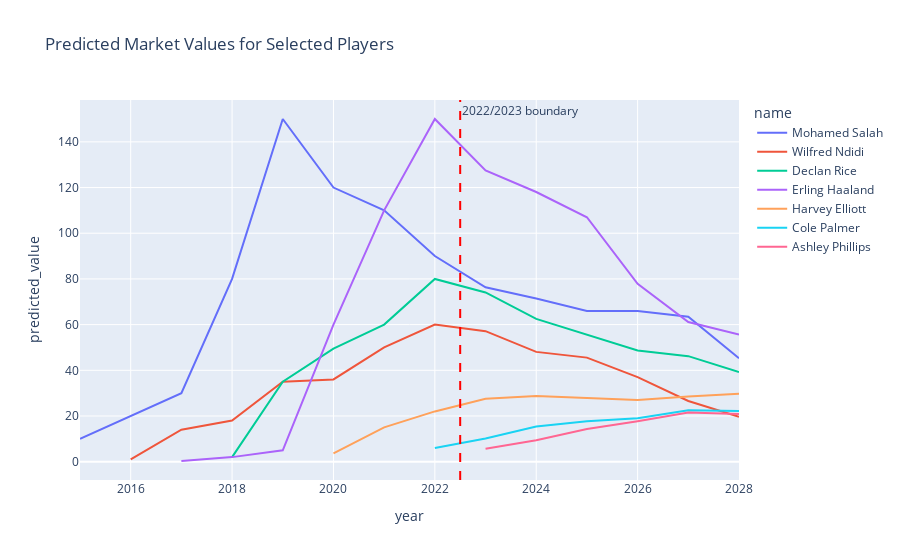

Notebook code for this chart:
### Code cell
players = [418560, 357662, 565822, 859951, 148455, 274839, 542580, 568177]
plot_player_value_trends(train_df=train_df, merged_df=merged, player_ids=players)

### Figure 1 — Plotly figure (JSON) as saved in the notebook; plotly's stock layout.template omitted (floating-point values rounded to 4 significant figures)
{"data": [{"customdata": [[22], [23], [24], [25], [27], [27], [28], [30], [30], [31], [32], [33], [34], [35]], "hovertemplate": "name=Mohamed Salah<br>year=%{x}<br>predicted_value=%{y}<br>age=%{customdata[0]}<extra></extra>", "legendgroup": "Mohamed Salah", "line": {"color": "#636efa", "dash": "solid"}, "marker": {"symbol": "circle"}, "mode": "lines", "name": "Mohamed Salah", "orientation": "v", "showlegend": true, "type": "scatter", "x": [2015, 2016, 2017, 2018, 2019, 2020, 2021, 2022, 2023, 2024, 2025, 2026, 2027, 2028], "xaxis": "x", "y": [10, 20, 30, 80, 150, 120, 110, 90, 76.35, 71.39, 65.99, 65.99, 63.47, 45.23], "yaxis": "y"}, {"customdata": [[19], [20], [21], [22], [23], [24], [25], [26], [27], [28], [29], [30], [31]], "hovertemplate": "name=Wilfred Ndidi<br>year=%{x}<br>predicted_value=%{y}<br>age=%{customdata[0]}<extra></extra>", "legendgroup": "Wilfred Ndidi", "line": {"color": "#EF553B", "dash": "solid"}, "marker": {"symbol": "circle"}, "mode": "lines", "name": "Wilfred Ndidi", "orientation": "v", "showlegend": true, "type": "scatter", "x": [2016, 2017, 2018, 2019, 2020, 2021, 2022, 2023, 2024, 2025, 2026, 2027, 2028], "xaxis": "x", "y": [1, 14, 18, 35, 36, 50, 60, 57.12, 48.07, 45.55, 37.0, 26.56, 19.64], "yaxis": "y"}, {"customdata": [[18], [20], [21], [22], [23], [24], [25], [26], [27], [28], [29]], "hovertemplate": "name=Declan Rice<br>year=%{x}<br>predicted_value=%{y}<br>age=%{customdata[0]}<extra></extra>", "legendgroup": "Declan Rice", "line": {"color": "#00cc96", "dash": "solid"}, "marker": {"symbol": "circle"}, "mode": "lines", "name": "Declan Rice", "orientation": "v", "showlegend": true, "type": "scatter", "x": [2018, 2019, 2020, 2021, 2022, 2023, 2024, 2025, 2026, 2027, 2028], "xaxis": "x", "y": [2, 35, 49.5, 60, 80, 74.08, 62.48, 55.44, 48.71, 46.2, 39.21], "yaxis": "y"}, {"customdata": [[17], [18], [18], [19], [20], [21], [22], [23], [24], [25], [26], [27]], "hovertemplate": "name=Erling Haaland<br>year=%{x}<br>predicted_value=%{y}<br>age=%{customdata[0]}<extra></extra>", "legendgroup": "Erling Haaland", "line": {"color": "#ab63fa", "dash": "solid"}, "marker": {"symbol": "circle"}, "mode": "lines", "name": "Erling Haaland", "orientation": "v", "showlegend": true, "type": "scatter", "x": [2017, 2018, 2019, 2020, 2021, 2022, 2023, 2024, 2025, 2026, 2027, 2028], "xaxis": "x", "y": [0.3, 2, 5, 60, 110, 150, 127.5, 118.0, 107.0, 77.82, 61.14, 55.67], "yaxis": "y"}, {"customdata": [[17], [17], [18], [20], [21], [22], [23], [24], [25]], "hovertemplate": "name=Harvey Elliott<br>year=%{x}<br>predicted_value=%{y}<br>age=%{customdata[0]}<extra></extra>", "legendgroup": "Harvey Elliott", "line": {"color": "#FFA15A", "dash": "solid"}, "marker": {"symbol": "circle"}, "mode": "lines", "name": "Harvey Elliott", "orientation": "v", "showlegend": true, "type": "scatter", "x": [2020, 2021, 2022, 2023, 2024, 2025, 2026, 2027, 2028], "xaxis": "x", "y": [3.6, 15, 22, 27.55, 28.73, 27.76, 27.01, 28.54, 29.74], "yaxis": "y"}, {"customdata": [[20], [21], [22], [23], [24], [25], [26]], "hovertemplate": "name=Cole Palmer<br>year=%{x}<br>predicted_value=%{y}<br>age=%{customdata[0]}<extra></extra>", "legendgroup": "Cole Palmer", "line": {"color": "#19d3f3", "dash": "solid"}, "marker": {"symbol": "circle"}, "mode": "lines", "name": "Cole Palmer", "orientation": "v", "showlegend": true, "type": "scatter", "x": [2022, 2023, 2024, 2025, 2026, 2027, 2028], "xaxis": "x", "y": [6, 10.11, 15.36, 17.75, 19.02, 22.48, 22.22], "yaxis": "y"}, {"customdata": [[17], [18], [19], [20], [21], [22]], "hovertemplate": "name=Ashley Phillips<br>year=%{x}<br>predicted_value=%{y}<br>age=%{customdata[0]}<extra></extra>", "legendgroup": "Ashley Phillips", "line": {"color": "#FF6692", "dash": "solid"}, "marker": {"symbol": "circle"}, "mode": "lines", "name": "Ashley Phillips", "orientation": "v", "showlegend": true, "type": "scatter", "x": [2023, 2024, 2025, 2026, 2027, 2028], "xaxis": "x", "y": [5.665, 9.407, 14.3, 17.71, 21.57, 20.87], "yaxis": "y"}], "layout": {"annotations": [{"showarrow": false, "text": "2022/2023 boundary", "x": 2022.0, "xanchor": "left", "xref": "x", "y": 1, "yanchor": "top", "yref": "y domain"}], "legend": {"title": {"text": "name"}, "tracegroupgap": 0}, "shapes": [{"line": {"color": "red", "dash": "dash"}, "type": "line", "x0": 2022.0, "x1": 2022.0, "xref": "x", "y0": 0, "y1": 1, "yref": "y domain"}], "title": {"text": "Predicted Market Values for Selected Players"}, "xaxis": {"anchor": "y", "domain": [0, 1], "title": {"text": "year"}}, "yaxis": {"anchor": "x", "domain": [0, 1], "title": {"text": "predicted_value"}}}}
